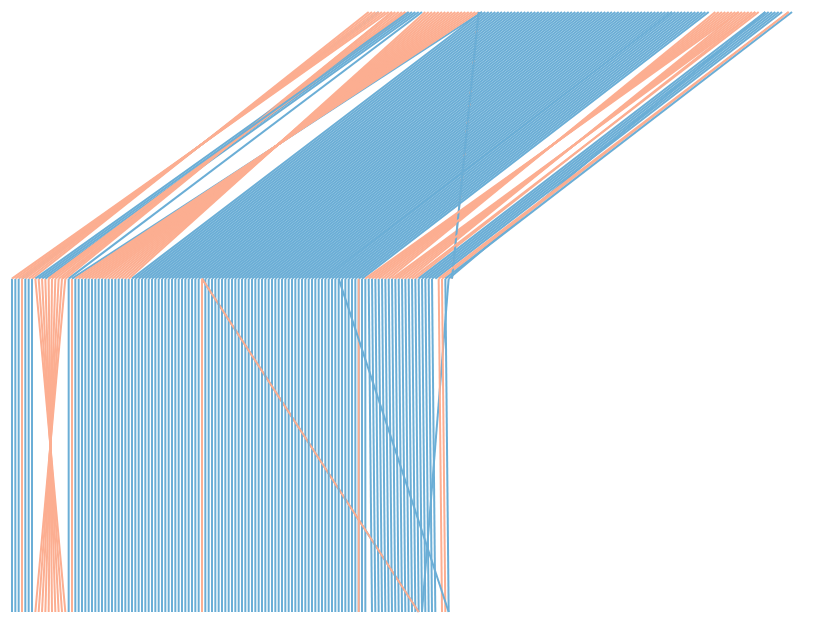

The notebook cell this image was saved under:
### Code cell
render_csv('chimp2B_x2.csv')

### Figure 1 — Vega-Lite specification as saved in the notebook (floating-point values rounded to 4 significant figures; data arrays with more than 128 entries replaced by an {"elided": "..."} marker saying what was removed)
{"config": {"view": {"continuousWidth": 400, "continuousHeight": 300, "strokeOpacity": 0}}, "data": {"name": "data-a13486e0c7a1adccb0ec1d2839569028"}, "mark": "line", "encoding": {"color": {"type": "nominal", "field": "color", "legend": null, "scale": {"domain": ["same orientation", "inversed"], "range": ["#6baed6", "#fcae91"]}}, "x": {"type": "quantitative", "axis": null, "field": "x"}, "x2": {"field": "x2"}, "y": {"type": "quantitative", "axis": null, "field": "y"}, "y2": {"field": "y2"}}, "$schema": "https://vega.github.io/schema/vega-lite/v4.0.0.json", "datasets": {"data-a13486e0c7a1adccb0ec1d2839569028": {"elided": "274 records"}}}
